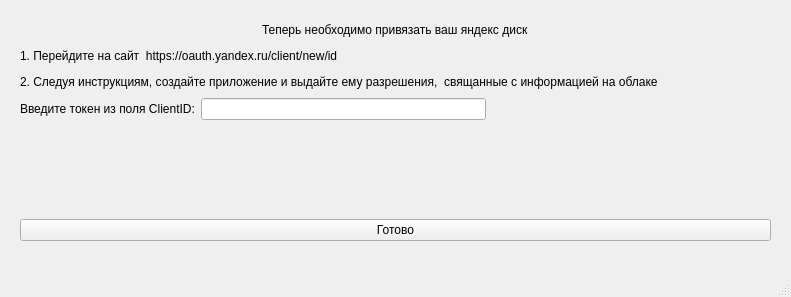
<?xml version="1.0" encoding="UTF-8"?>
<ui version="4.0">
 <class>MainWindow</class>
 <widget class="QMainWindow" name="MainWindow">
  <property name="geometry">
   <rect>
    <x>0</x>
    <y>0</y>
    <width>791</width>
    <height>297</height>
   </rect>
  </property>
  <property name="windowTitle">
   <string>MainWindow</string>
  </property>
  <widget class="QWidget" name="centralwidget">
   <widget class="QWidget" name="verticalLayoutWidget">
    <property name="geometry">
     <rect>
      <x>20</x>
      <y>20</y>
      <width>751</width>
      <height>221</height>
     </rect>
    </property>
    <layout class="QVBoxLayout" name="verticalLayout">
     <item>
      <layout class="QHBoxLayout" name="horizontalLayout_2">
       <item>
        <spacer name="horizontalSpacer">
         <property name="orientation">
          <enum>Qt::Horizontal</enum>
         </property>
         <property name="sizeHint" stdset="0">
          <size>
           <width>40</width>
           <height>20</height>
          </size>
         </property>
        </spacer>
       </item>
       <item>
        <widget class="QLabel" name="label">
         <property name="text">
          <string>Теперь необходимо привязать ваш яндекс диск</string>
         </property>
        </widget>
       </item>
       <item>
        <spacer name="horizontalSpacer_2">
         <property name="orientation">
          <enum>Qt::Horizontal</enum>
         </property>
         <property name="sizeHint" stdset="0">
          <size>
           <width>40</width>
           <height>20</height>
          </size>
         </property>
        </spacer>
       </item>
      </layout>
     </item>
     <item>
      <layout class="QHBoxLayout" name="horizontalLayout">
       <item>
        <widget class="QLabel" name="label_4">
         <property name="text">
          <string>1. Перейдите на сайт  https://oauth.yandex.ru/client/new/id</string>
         </property>
        </widget>
       </item>
       <item>
        <spacer name="horizontalSpacer_4">
         <property name="orientation">
          <enum>Qt::Horizontal</enum>
         </property>
         <property name="sizeHint" stdset="0">
          <size>
           <width>40</width>
           <height>20</height>
          </size>
         </property>
        </spacer>
       </item>
      </layout>
     </item>
     <item>
      <layout class="QHBoxLayout" name="horizontalLayout_3">
       <item>
        <widget class="QLabel" name="label_3">
         <property name="text">
          <string>2. Следуя инструкциям, создайте приложение и выдайте ему разрешения,  свящанные с информацией на облаке</string>
         </property>
        </widget>
       </item>
       <item>
        <spacer name="horizontalSpacer_6">
         <property name="orientation">
          <enum>Qt::Horizontal</enum>
         </property>
         <property name="sizeHint" stdset="0">
          <size>
           <width>40</width>
           <height>20</height>
          </size>
         </property>
        </spacer>
       </item>
      </layout>
     </item>
     <item>
      <layout class="QHBoxLayout" name="horizontalLayout_4">
       <item>
        <widget class="QLabel" name="label_2">
         <property name="text">
          <string>Введите токен из поля ClientID:</string>
         </property>
        </widget>
       </item>
       <item>
        <widget class="QLineEdit" name="client_id_field"/>
       </item>
       <item>
        <spacer name="horizontalSpacer_7">
         <property name="orientation">
          <enum>Qt::Horizontal</enum>
         </property>
         <property name="sizeHint" stdset="0">
          <size>
           <width>40</width>
           <height>20</height>
          </size>
         </property>
        </spacer>
       </item>
      </layout>
     </item>
     <item>
      <spacer name="verticalSpacer">
       <property name="orientation">
        <enum>Qt::Vertical</enum>
       </property>
       <property name="sizeHint" stdset="0">
        <size>
         <width>20</width>
         <height>40</height>
        </size>
       </property>
      </spacer>
     </item>
     <item>
      <widget class="QPushButton" name="submit">
       <property name="text">
        <string>Готово</string>
       </property>
      </widget>
     </item>
    </layout>
   </widget>
  </widget>
  <widget class="QMenuBar" name="menubar">
   <property name="geometry">
    <rect>
     <x>0</x>
     <y>0</y>
     <width>791</width>
     <height>24</height>
    </rect>
   </property>
  </widget>
  <widget class="QStatusBar" name="statusbar"/>
 </widget>
 <resources/>
 <connections/>
</ui>
